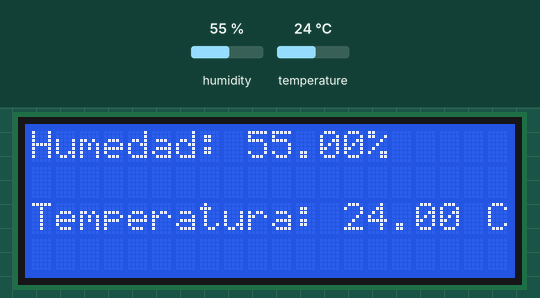
The sketch below on a simulated Arduino Uno, built with avr-gcc and run on an emulated ATmega328P. Parts: 20×4 character LCD. The inputs (shaded band) are chosen by the test bench; at power-on: humidity 55 %, temperature 24 °C.

Above: at 4.2 s.
4.3 s: humidity set to 22 %
At 6.0 s:
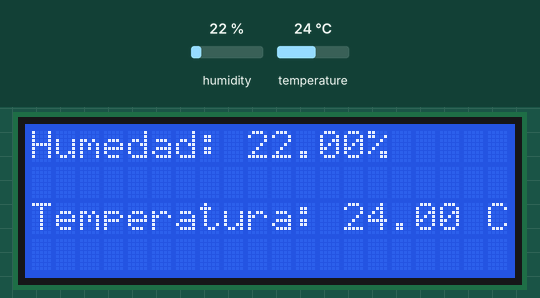
7.0 s: temperature set to 12 °C
At 7.7 s:
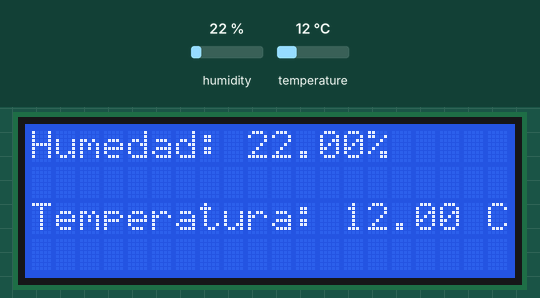
9.7 s: humidity set to 40 %
At 12.3 s:
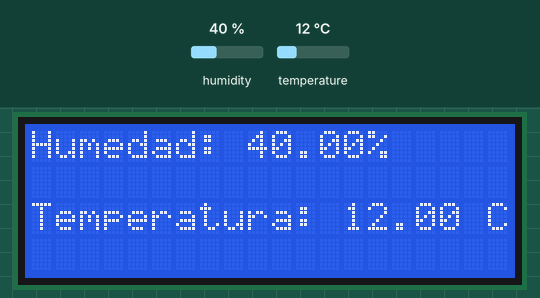
12.6 s: temperature set to 19 °C
Timing chart, 0 to 15.6 s (numbered marks = the images above; inputs shaded):
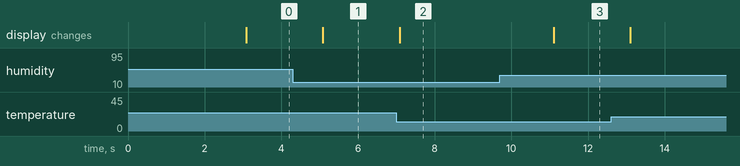

The sketch:

Lcd_Arduino_uno.ino
```cpp
#include <LiquidCrystal.h>
#include "DHT.h" //Librería DHT11_22
DHT dht(2, DHT22); //

LiquidCrystal lcd(8, 9, 4, 5, 6, 7);

float xhumedad = 0;
float xtemperatura =0;
float xhumedadAux = 101;
float xtemperaturaAux =81;

void setup() {
  dht.begin();
  pinMode(A0, INPUT);


  lcd.begin(20, 4); // Inicializar el LCD con el número de  columnas y filas del LCD
  lcd.setCursor(5,0);
  lcd.print("Sensores");
  lcd.setCursor(8,1);
  lcd.print("y");
  lcd.setCursor(5,2);
  lcd.print("Actuadores");
  lcd.setCursor(5,3);
  lcd.print("Trabajo # 7");
  delay(3000);
  lcd.clear();
  }

void loop() {

  xhumedad = dht.readHumidity(); //Leer humedad
  xtemperatura = dht.readTemperature(); //Leer temperatura

         if ((xhumedad != xhumedadAux) || (xtemperatura != xtemperaturaAux))
          {
                xhumedadAux = xhumedad;
                xtemperaturaAux =xtemperatura;
                lcd.print("Humedad:");
                lcd.setCursor(9,0);
                lcd.print(xhumedadAux);
                lcd.setCursor(14,0);
                lcd.print("%");

                lcd.setCursor(0,2);
                lcd.print("Temperatura: ");
                lcd.setCursor(13,2);
                lcd.print(xtemperaturaAux);
                lcd.setCursor(19,2);
                lcd.print("C");
                lcd.setCursor(0,0);


          }
 }
```

Measured:
- after the input at 4.3 s, the display: changes after 0.79 s (image 1)
- after the input at 7.0 s, the display: changes after 0.09 s (image 2)
- after the input at 9.7 s, the display: changes after 1.4 s (image 3)
